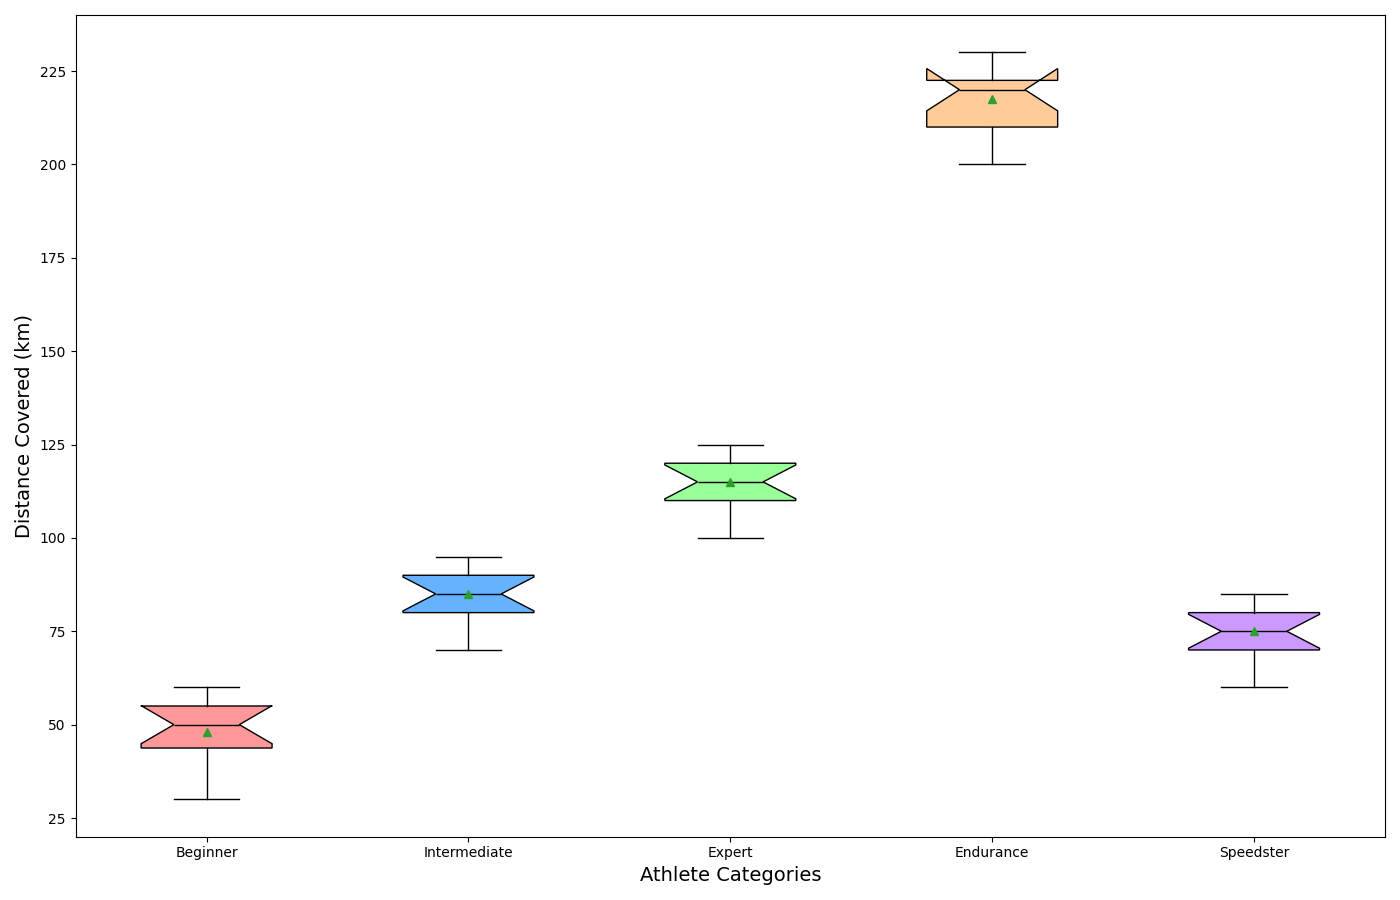

The script that drew this image:
import matplotlib.pyplot as plt
import numpy as np

# Monthly running distance data (in km) for each type of athlete
amateur_distances = [30, 45, 50, 60, 35, 40, 50, 55, 45, 50, 60, 55]
semi_pro_distances = [70, 80, 85, 90, 75, 80, 85, 95, 90, 85, 90, 95]
professional_distances = [100, 110, 115, 120, 105, 110, 115, 125, 120, 115, 120, 125]
marathoner_distances = [200, 210, 220, 230, 205, 210, 220, 230, 220, 215, 220, 230]
sprinter_distances = [60, 70, 75, 80, 65, 70, 75, 85, 80, 75, 80, 85]

all_distances = [
    amateur_distances,
    semi_pro_distances,
    professional_distances,
    marathoner_distances,
    sprinter_distances
]

athlete_labels = ["Beginner", "Intermediate", "Expert", "Endurance", "Speedster"]

fig, ax = plt.subplots(figsize=(14, 9))

box = ax.boxplot(all_distances, labels=athlete_labels, patch_artist=True, notch=True, vert=True, showmeans=True)

colors = ['#FF9999', '#66B2FF', '#99FF99', '#FFCC99', '#CC99FF']
for patch, color in zip(box['boxes'], colors):
    patch.set_facecolor(color)

ax.set_xlabel("Athlete Categories", fontsize=14)
ax.set_ylabel("Distance Covered (km)", fontsize=14)

for element in ['whiskers', 'caps', 'medians', 'means']:
    plt.setp(box[element], color='black')
plt.setp(box['fliers'], marker='o', color='red', markersize=5, alpha=0.5)

plt.tight_layout()
plt.show()
